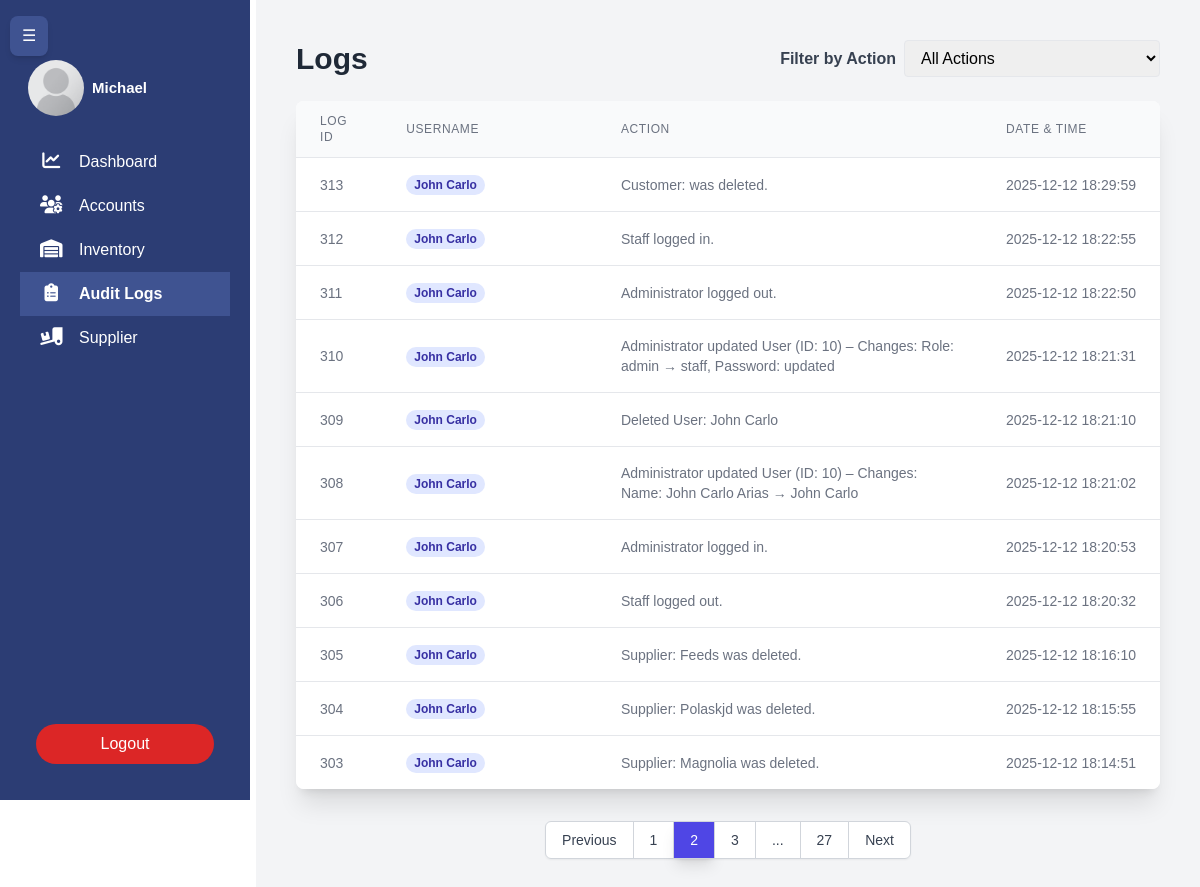
Page /user/admin/logs.php?page=2 (signed in) on the earlier database version.
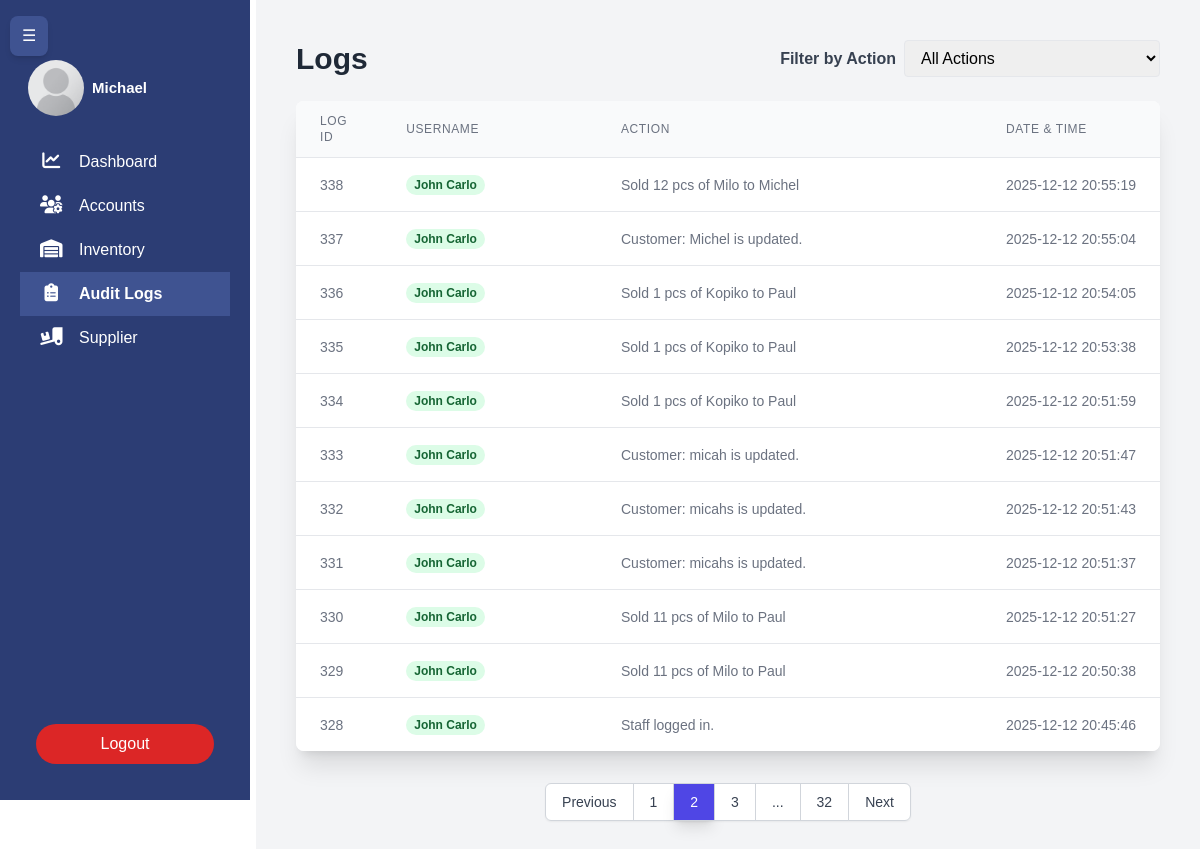
Same page on the later database version.
### tables this page shows
CREATE TABLE `audit_logs` (
  `id` int(11) NOT NULL,
  `user_id` int(11) NOT NULL,
  `action` varchar(255) NOT NULL,
  `date_time` datetime NOT NULL
);

CREATE TABLE `users` (
  `id` int(11) NOT NULL,
  `name` varchar(45) DEFAULT NULL,
  `email` varchar(45) NOT NULL,
  `password_hash` varchar(255) NOT NULL,
  `roles` enum('admin','staff') NOT NULL,
  `is_deleted` tinyint(1) NOT NULL
);

### db.php (called while the page is built, shortened)
<?php
$initial_margin_class = (isset($_SESSION['sidebar_initial_state']) && $_SESSION['sidebar_initial_state'] == 'collapsed') ? 'ml-16' : 'ml-64';
?>

### backend/audit.php (called while the page is built, shortened)
<?php
include "../../db.php";
$records_per_page = 11;
$current_page = (isset($_GET['page']) && is_numeric($_GET['page'])) ? (int) $_GET['page'] : 1;
$where = '';
$total_records_query = "SELECT COUNT(*) FROM audit_logs a JOIN USERS u ON a.user_id = u.id" . $where;
$stmt_count = $conn->prepare($total_records_query);
$stmt_count->execute();
$total_records = $stmt_count->fetchColumn();
$total_pages = ceil($total_records / $records_per_page);
$offset = ($current_page - 1) * $records_per_page;
$audit_logs_query = "
    SELECT a.id, a.action, u.name, a.date_time, u.roles FROM
    audit_logs a
    JOIN USERS u ON a.user_id = u.id
    " . $where . "
    ORDER BY a.date_time DESC
    LIMIT :limit OFFSET :offset";
$stmt = $conn->prepare($audit_logs_query);
$stmt->bindParam(':limit', $records_per_page, PDO::PARAM_INT);
$stmt->bindParam(':offset', $offset, PDO::PARAM_INT);
$stmt->execute();
$logs = $stmt->fetchAll();
$filter_param = '';
?>

### user/admin/logs.php (the view, shortened to what the changed rows need)
<?php
include "../../backend/audit.php";
?>
<!DOCTYPE html>
<html lang="en">
<head>
    <link rel="stylesheet" href="../../css/admin.css">
    <script src="https://cdn.tailwindcss.com"></script>
</head>
<body>
    <?php include "sidebar.php"; ?>
    <div id="mainContent" class="ml-64 p-10 min-h-screen bg-gray-100 <?= $initial_margin_class ?> fade-in-content">
        <div class="flex justify-between items-center mb-6">
            <h1 class="text-3xl font-bold text-gray-800">Logs</h1>
        </div>
        <div class="bg-white rounded-lg shadow-xl overflow-x-auto">
            <table class="min-w-full divide-y divide-gray-200" style="table-layout: fixed;">
                <thead class="bg-gray-50">
                    <tr>
                        <th class="px-6 py-3 text-left text-xs font-medium text-gray-500 uppercase tracking-wider"
                            style="width: 10%;">Log ID</th>
                        <th class="px-6 py-3 text-left text-xs font-medium text-gray-500 uppercase tracking-wider"
                            style="width: 25%;">Username</th>
                        <th class="px-6 py-3 text-left text-xs font-medium text-gray-500 uppercase tracking-wider"
                            style="width: 45%;">Action</th>
                        <th class="px-6 py-3 text-left text-xs font-medium text-gray-500 uppercase tracking-wider"
                            style="width: 20%;">Date & Time</th>
                    </tr>
                </thead>
                <tbody class="bg-white divide-y divide-gray-200">
                    <?php foreach ($logs as $log): ?>
                        <tr class="transition duration-150 hover:bg-gray-50 hover:shadow-md">
                            <td class="px-6 py-4 whitespace-nowrap text-sm text-gray-500">
                                <?php echo htmlspecialchars($log['id']); ?></td>
                            <td class="px-6 py-4 whitespace-nowrap text-sm text-gray-500"><span
                                    class="px-2 inline-flex text-xs leading-5 font-semibold rounded-full
                        <?php echo ($log['roles'] == 'admin') ? 'bg-indigo-100 text-indigo-800' : 'bg-green-100 text-green-800'; ?> transition duration-150 hover:scale-[1.05]">
                                    <?php echo htmlspecialchars($log['name']); ?>
                                </span></td>
                            <td class="px-6 py-4 text-sm text-gray-500 whitespace-normal break-words">
                                <?php echo htmlspecialchars($log['action']); ?></td>
                            <td class="px-6 py-4 whitespace-nowrap text-sm text-gray-500">
                                <?php echo htmlspecialchars($log['date_time']); ?></td>
                        </tr>
                    <?php endforeach; ?>
                </tbody>
            </table>
        </div>
        <div class="mt-8 flex justify-center">
            <nav class="relative z-0 inline-flex rounded-md shadow-sm -space-x-px" aria-label="Pagination">
                <?php
                $max_links = 3;
                $start_page = max(1, $current_page - floor($max_links / 2));
                $end_page = min($total_pages, $current_page + floor($max_links / 2));
                ?>
                <?php if ($current_page > 1): ?>
                    <a href="?page=<?php echo $current_page - 1 . $filter_param; ?>"
                        class="relative inline-flex items-center px-4 py-2 border border-gray-300 text-sm font-medium rounded-l-md text-gray-700 bg-white hover:bg-indigo-500 hover:text-white transition duration-150">
                        Previous
                    </a>
                <?php endif; ?>
                        <?php
                for ($i = $start_page; $i <= $end_page; $i++): ?>
                    <a href="?page=<?php echo $i . $filter_param; ?>"
                       class="<?php echo ($i == $current_page) ? 'bg-indigo-600 text-white shadow-lg' : 'bg-white text-gray-700 hover:bg-gray-100'; ?>
                        relative inline-flex items-center px-4 py-2 border border-gray-300 text-sm font-medium transition duration-150">
                        <?php echo $i; ?>
                    </a>
                <?php endfor; ?>
                <?php
                if ($end_page < $total_pages) {
                    if ($end_page < $total_pages - 1) {
                        ?>
                        <span class="relative inline-flex items-center px-4 py-2 border border-gray-300 bg-white text-gray-700 text-sm font-medium">...</span>
                        <?php
                    }
                    ?>
                    <a href="?page=<?php echo $total_pages . $filter_param; ?>" class="bg-white text-gray-700 hover:bg-gray-100 relative inline-flex items-center px-4 py-2 border border-gray-300 text-sm font-medium transition duration-150"><?php echo $total_pages; ?></a>
                    <?php
                }
                ?>
                <?php if ($current_page < $total_pages): ?>
                    <a href="?page=<?php echo $current_page + 1 . $filter_param; ?>"
                        class="relative inline-flex items-center px-4 py-2 border border-gray-300 text-sm font-medium rounded-r-md text-gray-700 bg-white hover:bg-indigo-500 hover:text-white transition duration-150">
                        Next
                    </a>
                <?php endif; ?>
            </nav>
        </div>
</body>
</html>

Differences in the rows shown:
no longer on this page (row unchanged): audit_logs: id "313", user.name "John Carlo", action "Customer: was deleted.", date_time "2025-12-12 18:29:59"
no longer on this page (row unchanged): audit_logs: id "312", user.name "John Carlo", action "Staff logged in.", date_time "2025-12-12 18:22:55"
no longer on this page (row unchanged): audit_logs: id "311", user.name "John Carlo", action "Administrator logged out.", date_time "2025-12-12 18:22:50"
no longer on this page (row unchanged): audit_logs: id "310", user.name "John Carlo", action "Administrator updated User (ID: 10) – Changes: Role: admin → staff, Password: updated", date_time "2025-12-12 18:21:31"
no longer on this page (row unchanged): audit_logs: id "309", user.name "John Carlo", action "Deleted User: John Carlo", date_time "2025-12-12 18:21:10"
no longer on this page (row unchanged): audit_logs: id "308", user.name "John Carlo", action "Administrator updated User (ID: 10) – Changes: Name: John Carlo Arias → John Carlo", date_time "2025-12-12 18:21:02"
no longer on this page (row unchanged): audit_logs: id "307", user.name "John Carlo", action "Administrator logged in.", date_time "2025-12-12 18:20:53"
no longer on this page (row unchanged): audit_logs: id "306", user.name "John Carlo", action "Staff logged out.", date_time "2025-12-12 18:20:32"
no longer on this page (row unchanged): audit_logs: id "305", user.name "John Carlo", action "Supplier: Feeds was deleted.", date_time "2025-12-12 18:16:10"
no longer on this page (row unchanged): audit_logs: id "304", user.name "John Carlo", action "Supplier: Polaskjd was deleted.", date_time "2025-12-12 18:15:55"
no longer on this page (row unchanged): audit_logs: id "303", user.name "John Carlo", action "Supplier: Magnolia was deleted.", date_time "2025-12-12 18:14:51"
added audit_logs: id "338", user.name "John Carlo", action "Sold 12 pcs of Milo to Michel", date_time "2025-12-12 20:55:19"
added audit_logs: id "337", user.name "John Carlo", action "Customer: Michel is updated.", date_time "2025-12-12 20:55:04"
added audit_logs: id "336", user.name "John Carlo", action "Sold 1 pcs of Kopiko to Paul", date_time "2025-12-12 20:54:05"
added audit_logs: id "335", user.name "John Carlo", action "Sold 1 pcs of Kopiko to Paul", date_time "2025-12-12 20:53:38"
added audit_logs: id "334", user.name "John Carlo", action "Sold 1 pcs of Kopiko to Paul", date_time "2025-12-12 20:51:59"
added audit_logs: id "333", user.name "John Carlo", action "Customer: micah is updated.", date_time "2025-12-12 20:51:47"
added audit_logs: id "332", user.name "John Carlo", action "Customer: micahs is updated.", date_time "2025-12-12 20:51:43"
added audit_logs: id "331", user.name "John Carlo", action "Customer: micahs is updated.", date_time "2025-12-12 20:51:37"
added audit_logs: id "330", user.name "John Carlo", action "Sold 11 pcs of Milo to Paul", date_time "2025-12-12 20:51:27"
added audit_logs: id "329", user.name "John Carlo", action "Sold 11 pcs of Milo to Paul", date_time "2025-12-12 20:50:38"
added audit_logs: id "328", user.name "John Carlo", action "Staff logged in.", date_time "2025-12-12 20:45:46"
Other differences:
$total_pages: "27" → "32"
